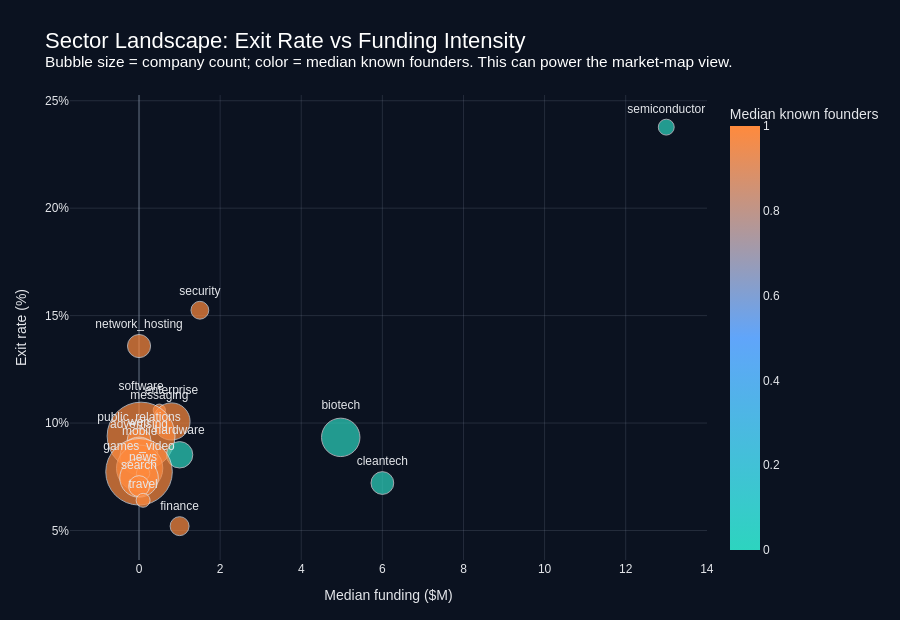

Notebook code for this chart:
### Code cell
# Interactive Chart 4: Sector landscape.
sector_plot = sector_summary.head(18).copy()
sector_plot["exit_rate_pct"] = sector_plot["exit_rate"] * 100
sector_plot["median_funding_m"] = sector_plot["median_funding_usd"] / 1_000_000

fig = px.scatter(
    sector_plot,
    x="median_funding_m",
    y="exit_rate_pct",
    size="companies",
    color="median_founders",
    text="category_code",
    color_continuous_scale=["#2DD4BF", "#60A5FA", "#FF8A3D"],
    size_max=48,
    hover_data={
        "companies": ":,",
        "exit_rate_pct": ":.1f",
        "median_funding_m": ":.2f",
        "median_founders": ":.1f",
        "category_code": False,
    },
    labels={
        "median_funding_m": "Median funding ($M)",
        "exit_rate_pct": "Exit rate (%)",
        "median_founders": "Median known founders",
    },
)
fig.update_traces(textposition="top center", marker=dict(line=dict(width=1, color="#E5E7EB")))
fig = polish_fig(
    fig,
    "Sector Landscape: Exit Rate vs Funding Intensity",
    "Bubble size = company count; color = median known founders. This can power the market-map view.",
    height=620,
)
fig.update_yaxes(ticksuffix="%")
fig.show()

display(Markdown(
    "**Dashboard insight:** this chart separates sectors that are simply well-funded from sectors that also show stronger exit outcomes."
))

### Figure 1 — Plotly figure (JSON) as saved in the notebook; plotly's stock layout.template omitted (floating-point values rounded to 4 significant figures)
{"data": [{"customdata": [[366, 0, "semiconductor"], [459, 1, "security"], [773, 1, "network_hosting"], [217, 1, "messaging"], [1995, 1, "enterprise"], [6664, 1, "software"], [2132, 0, "biotech"], [815, 1, "public_relations"], [1009, 0, "hardware"], [2067, 1, "advertising"], [3102, 1, "mobile"], [6402, 1, "web"], [261, 1, "news"], [2149, 1, "games_video"], [749, 0, "cleantech"], [637, 1, "search"], [281, 1, "travel"], [519, 1, "finance"]], "hovertemplate": "Median funding ($M)=%{x:.2f}<br>Exit rate (%)=%{y:.1f}<br>companies=%{customdata[0]:,}<br>Median known founders=%{marker.color:.1f}<extra></extra>", "legendgroup": "", "marker": {"color": [0.0, 1.0, 1.0, 1.0, 1.0, 1.0, 0.0, 1.0, 0.0, 1.0, 1.0, 1.0, 1.0, 1.0, 0.0, 1.0, 1.0, 1.0], "coloraxis": "coloraxis", "line": {"color": "#E5E7EB", "width": 1}, "size": [366, 459, 773, 217, 1995, 6664, 2132, 815, 1009, 2067, 3102, 6402, 261, 2149, 749, 637, 281, 519], "sizemode": "area", "sizeref": 2.892, "symbol": "circle"}, "mode": "markers+text", "name": "", "orientation": "v", "showlegend": false, "text": ["semiconductor", "security", "network_hosting", "messaging", "enterprise", "software", "biotech", "public_relations", "hardware", "advertising", "mobile", "web", "news", "games_video", "cleantech", "search", "travel", "finance"], "textposition": "top center", "type": "scatter", "x": [13.0, 1.5, 0.0, 0.5, 0.8, 0.05, 4.973, 0.0, 1.0, 0.0, 0.015, 0.0, 0.1, 0.0, 6.0, 0.0, 0.1, 1.0], "xaxis": "x", "y": [23.77, 15.25, 13.58, 10.6, 10.08, 9.394, 9.334, 9.202, 8.523, 8.466, 7.898, 7.732, 7.663, 7.445, 7.21, 7.064, 6.406, 5.202], "yaxis": "y"}], "layout": {"coloraxis": {"colorbar": {"title": {"text": "Median known founders"}}, "colorscale": [[0, "#2DD4BF"], [0.5, "#60A5FA"], [1, "#FF8A3D"]]}, "font": {"color": "#E5E7EB", "family": "Arial"}, "height": 620, "legend": {"itemsizing": "constant", "title": {"text": ""}, "tracegroupgap": 0}, "margin": {"b": 60, "l": 70, "r": 40, "t": 95}, "paper_bgcolor": "#0B1220", "plot_bgcolor": "#0B1220", "title": {"font": {"color": "#FFFFFF", "size": 22}, "text": "Sector Landscape: Exit Rate vs Funding Intensity<br><sup>Bubble size = company count; color = median known founders. This can power the market-map view.</sup>"}, "xaxis": {"anchor": "y", "domain": [0, 1], "gridcolor": "rgba(148,163,184,0.18)", "title": {"text": "Median funding ($M)"}, "zerolinecolor": "rgba(148,163,184,0.35)"}, "yaxis": {"anchor": "x", "domain": [0, 1], "gridcolor": "rgba(148,163,184,0.18)", "ticksuffix": "%", "title": {"text": "Exit rate (%)"}, "zerolinecolor": "rgba(148,163,184,0.35)"}}}
